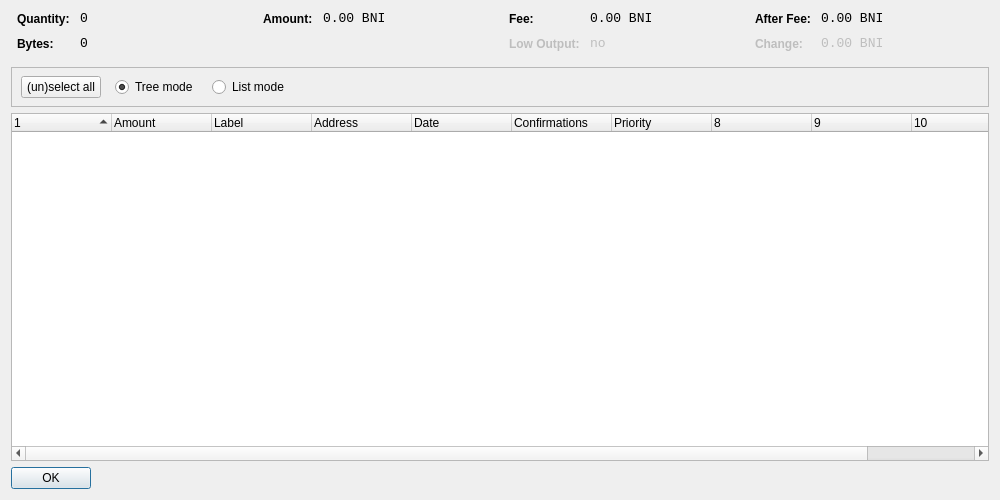
<?xml version="1.0" encoding="UTF-8"?>
<ui version="4.0">
 <class>CoinControlDialog</class>
 <widget class="QDialog" name="CoinControlDialog">
  <property name="geometry">
   <rect>
    <x>0</x>
    <y>0</y>
    <width>1000</width>
    <height>500</height>
   </rect>
  </property>
  <property name="windowTitle">
   <string>Coin Control</string>
  </property>
  <layout class="QVBoxLayout" name="verticalLayout">
   <item>
    <layout class="QHBoxLayout" name="horizontalLayoutTop" stretch="0,0,0,0">
     <property name="topMargin">
      <number>0</number>
     </property>
     <property name="bottomMargin">
      <number>10</number>
     </property>
     <item>
      <layout class="QFormLayout" name="formLayoutCoinControl1">
       <property name="horizontalSpacing">
        <number>10</number>
       </property>
       <property name="verticalSpacing">
        <number>10</number>
       </property>
       <property name="leftMargin">
        <number>6</number>
       </property>
       <property name="rightMargin">
        <number>6</number>
       </property>
       <item row="0" column="0">
        <widget class="QLabel" name="labelCoinControlQuantityText">
         <property name="styleSheet">
          <string notr="true">font-weight:bold;</string>
         </property>
         <property name="text">
          <string>Quantity:</string>
         </property>
        </widget>
       </item>
       <item row="0" column="1">
        <widget class="QLabel" name="labelCoinControlQuantity">
         <property name="font">
          <font>
           <family>Monospace</family>
           <pointsize>10</pointsize>
          </font>
         </property>
         <property name="cursor">
          <cursorShape>IBeamCursor</cursorShape>
         </property>
         <property name="contextMenuPolicy">
          <enum>Qt::ActionsContextMenu</enum>
         </property>
         <property name="text">
          <string notr="true">0</string>
         </property>
         <property name="textInteractionFlags">
          <set>Qt::LinksAccessibleByMouse|Qt::TextSelectableByKeyboard|Qt::TextSelectableByMouse</set>
         </property>
        </widget>
       </item>
       <item row="1" column="0">
        <widget class="QLabel" name="labelCoinControlBytesText">
         <property name="styleSheet">
          <string notr="true">font-weight:bold;</string>
         </property>
         <property name="text">
          <string>Bytes:</string>
         </property>
        </widget>
       </item>
       <item row="1" column="1">
        <widget class="QLabel" name="labelCoinControlBytes">
         <property name="font">
          <font>
           <family>Monospace</family>
           <pointsize>10</pointsize>
          </font>
         </property>
         <property name="cursor">
          <cursorShape>IBeamCursor</cursorShape>
         </property>
         <property name="contextMenuPolicy">
          <enum>Qt::ActionsContextMenu</enum>
         </property>
         <property name="text">
          <string notr="true">0</string>
         </property>
         <property name="textInteractionFlags">
          <set>Qt::LinksAccessibleByMouse|Qt::TextSelectableByKeyboard|Qt::TextSelectableByMouse</set>
         </property>
        </widget>
       </item>
      </layout>
     </item>
     <item>
      <layout class="QFormLayout" name="formLayoutCoinControl2">
       <property name="horizontalSpacing">
        <number>10</number>
       </property>
       <property name="verticalSpacing">
        <number>10</number>
       </property>
       <property name="leftMargin">
        <number>6</number>
       </property>
       <property name="rightMargin">
        <number>6</number>
       </property>
       <item row="0" column="0">
        <widget class="QLabel" name="labelCoinControlAmountText">
         <property name="styleSheet">
          <string notr="true">font-weight:bold;</string>
         </property>
         <property name="text">
          <string>Amount:</string>
         </property>
        </widget>
       </item>
       <item row="0" column="1">
        <widget class="QLabel" name="labelCoinControlAmount">
         <property name="font">
          <font>
           <family>Monospace</family>
           <pointsize>10</pointsize>
          </font>
         </property>
         <property name="cursor">
          <cursorShape>IBeamCursor</cursorShape>
         </property>
         <property name="contextMenuPolicy">
          <enum>Qt::ActionsContextMenu</enum>
         </property>
         <property name="text">
          <string notr="true">0.00 BNI</string>
         </property>
         <property name="textInteractionFlags">
          <set>Qt::LinksAccessibleByMouse|Qt::TextSelectableByKeyboard|Qt::TextSelectableByMouse</set>
         </property>
        </widget>
       </item>
      </layout>
     </item>
     <item>
      <layout class="QFormLayout" name="formLayoutCoinControl3">
       <property name="horizontalSpacing">
        <number>10</number>
       </property>
       <property name="verticalSpacing">
        <number>10</number>
       </property>
       <property name="leftMargin">
        <number>6</number>
       </property>
       <property name="rightMargin">
        <number>6</number>
       </property>
       <item row="0" column="0">
        <widget class="QLabel" name="labelCoinControlFeeText">
         <property name="styleSheet">
          <string notr="true">font-weight:bold;</string>
         </property>
         <property name="text">
          <string>Fee:</string>
         </property>
        </widget>
       </item>
       <item row="0" column="1">
        <widget class="QLabel" name="labelCoinControlFee">
         <property name="font">
          <font>
           <family>Monospace</family>
           <pointsize>10</pointsize>
          </font>
         </property>
         <property name="cursor">
          <cursorShape>IBeamCursor</cursorShape>
         </property>
         <property name="contextMenuPolicy">
          <enum>Qt::ActionsContextMenu</enum>
         </property>
         <property name="text">
          <string notr="true">0.00 BNI</string>
         </property>
         <property name="textInteractionFlags">
          <set>Qt::LinksAccessibleByMouse|Qt::TextSelectableByKeyboard|Qt::TextSelectableByMouse</set>
         </property>
        </widget>
       </item>
       <item row="1" column="0">
        <widget class="QLabel" name="labelCoinControlLowOutputText">
         <property name="enabled">
          <bool>false</bool>
         </property>
         <property name="styleSheet">
          <string notr="true">font-weight:bold;</string>
         </property>
         <property name="text">
          <string>Low Output:</string>
         </property>
        </widget>
       </item>
       <item row="1" column="1">
        <widget class="QLabel" name="labelCoinControlLowOutput">
         <property name="enabled">
          <bool>false</bool>
         </property>
         <property name="font">
          <font>
           <family>Monospace</family>
           <pointsize>10</pointsize>
          </font>
         </property>
         <property name="cursor">
          <cursorShape>IBeamCursor</cursorShape>
         </property>
         <property name="contextMenuPolicy">
          <enum>Qt::ActionsContextMenu</enum>
         </property>
         <property name="text">
          <string notr="true">no</string>
         </property>
         <property name="textInteractionFlags">
          <set>Qt::LinksAccessibleByMouse|Qt::TextSelectableByKeyboard|Qt::TextSelectableByMouse</set>
         </property>
        </widget>
       </item>
      </layout>
     </item>
     <item>
      <layout class="QFormLayout" name="formLayoutCoinControl4">
       <property name="horizontalSpacing">
        <number>10</number>
       </property>
       <property name="verticalSpacing">
        <number>10</number>
       </property>
       <property name="leftMargin">
        <number>6</number>
       </property>
       <property name="rightMargin">
        <number>6</number>
       </property>
       <item row="0" column="0">
        <widget class="QLabel" name="labelCoinControlAfterFeeText">
         <property name="styleSheet">
          <string notr="true">font-weight:bold;</string>
         </property>
         <property name="text">
          <string>After Fee:</string>
         </property>
        </widget>
       </item>
       <item row="0" column="1">
        <widget class="QLabel" name="labelCoinControlAfterFee">
         <property name="font">
          <font>
           <family>Monospace</family>
           <pointsize>10</pointsize>
          </font>
         </property>
         <property name="cursor">
          <cursorShape>IBeamCursor</cursorShape>
         </property>
         <property name="contextMenuPolicy">
          <enum>Qt::ActionsContextMenu</enum>
         </property>
         <property name="text">
          <string notr="true">0.00 BNI</string>
         </property>
         <property name="textInteractionFlags">
          <set>Qt::LinksAccessibleByMouse|Qt::TextSelectableByKeyboard|Qt::TextSelectableByMouse</set>
         </property>
        </widget>
       </item>
       <item row="1" column="0">
        <widget class="QLabel" name="labelCoinControlChangeText">
         <property name="enabled">
          <bool>false</bool>
         </property>
         <property name="styleSheet">
          <string notr="true">font-weight:bold;</string>
         </property>
         <property name="text">
          <string>Change:</string>
         </property>
        </widget>
       </item>
       <item row="1" column="1">
        <widget class="QLabel" name="labelCoinControlChange">
         <property name="enabled">
          <bool>false</bool>
         </property>
         <property name="font">
          <font>
           <family>Monospace</family>
           <pointsize>10</pointsize>
          </font>
         </property>
         <property name="cursor">
          <cursorShape>IBeamCursor</cursorShape>
         </property>
         <property name="contextMenuPolicy">
          <enum>Qt::ActionsContextMenu</enum>
         </property>
         <property name="text">
          <string notr="true">0.00 BNI</string>
         </property>
         <property name="textInteractionFlags">
          <set>Qt::LinksAccessibleByMouse|Qt::TextSelectableByKeyboard|Qt::TextSelectableByMouse</set>
         </property>
        </widget>
       </item>
      </layout>
     </item>
    </layout>
   </item>
   <item>
    <widget class="QFrame" name="frame">
     <property name="minimumSize">
      <size>
       <width>0</width>
       <height>40</height>
      </size>
     </property>
     <property name="frameShape">
      <enum>QFrame::StyledPanel</enum>
     </property>
     <property name="frameShadow">
      <enum>QFrame::Sunken</enum>
     </property>
     <widget class="QWidget" name="horizontalLayoutWidget">
      <property name="geometry">
       <rect>
        <x>10</x>
        <y>0</y>
        <width>781</width>
        <height>41</height>
       </rect>
      </property>
      <layout class="QHBoxLayout" name="horizontalLayoutPanel" stretch="0,0,0,0,0">
       <property name="spacing">
        <number>14</number>
       </property>
       <item>
        <widget class="QPushButton" name="pushButtonSelectAll">
         <property name="sizePolicy">
          <sizepolicy hsizetype="Maximum" vsizetype="Fixed">
           <horstretch>0</horstretch>
           <verstretch>0</verstretch>
          </sizepolicy>
         </property>
         <property name="text">
          <string>(un)select all</string>
         </property>
        </widget>
       </item>
       <item>
        <widget class="QRadioButton" name="radioTreeMode">
         <property name="sizePolicy">
          <sizepolicy hsizetype="Maximum" vsizetype="Fixed">
           <horstretch>0</horstretch>
           <verstretch>0</verstretch>
          </sizepolicy>
         </property>
         <property name="text">
          <string>Tree mode</string>
         </property>
         <property name="checked">
          <bool>true</bool>
         </property>
        </widget>
       </item>
       <item>
        <widget class="QRadioButton" name="radioListMode">
         <property name="sizePolicy">
          <sizepolicy hsizetype="Maximum" vsizetype="Fixed">
           <horstretch>0</horstretch>
           <verstretch>0</verstretch>
          </sizepolicy>
         </property>
         <property name="text">
          <string>List mode</string>
         </property>
        </widget>
       </item>
       <item>
        <spacer name="horizontalSpacer">
         <property name="orientation">
          <enum>Qt::Horizontal</enum>
         </property>
         <property name="sizeHint" stdset="0">
          <size>
           <width>40</width>
           <height>20</height>
          </size>
         </property>
        </spacer>
       </item>
      </layout>
     </widget>
    </widget>
   </item>
   <item>
    <widget class="CoinControlTreeWidget" name="treeWidget">
     <property name="contextMenuPolicy">
      <enum>Qt::CustomContextMenu</enum>
     </property>
     <property name="sortingEnabled">
      <bool>false</bool>
     </property>
     <property name="columnCount">
      <number>11</number>
     </property>
     <attribute name="headerShowSortIndicator" stdset="0">
      <bool>true</bool>
     </attribute>
     <attribute name="headerStretchLastSection">
      <bool>false</bool>
     </attribute>
     <column>
      <property name="text">
       <string/>
      </property>
     </column>
     <column>
      <property name="text">
       <string>Amount</string>
      </property>
     </column>
     <column>
      <property name="text">
       <string>Label</string>
      </property>
     </column>
     <column>
      <property name="text">
       <string>Address</string>
      </property>
     </column>
     <column>
      <property name="text">
       <string>Date</string>
      </property>
     </column>
     <column>
      <property name="text">
       <string>Confirmations</string>
      </property>
      <property name="toolTip">
       <string>Confirmed</string>
      </property>
     </column>
     <column>
      <property name="text">
       <string>Priority</string>
      </property>
     </column>
     <column>
      <property name="text">
       <string/>
      </property>
     </column>
     <column>
      <property name="text">
       <string/>
      </property>
     </column>
     <column>
      <property name="text">
       <string/>
      </property>
     </column>
     <column>
      <property name="text">
       <string/>
      </property>
     </column>
    </widget>
   </item>
   <item>
    <widget class="QDialogButtonBox" name="buttonBox">
     <property name="sizePolicy">
      <sizepolicy hsizetype="Maximum" vsizetype="Fixed">
       <horstretch>0</horstretch>
       <verstretch>0</verstretch>
      </sizepolicy>
     </property>
     <property name="orientation">
      <enum>Qt::Horizontal</enum>
     </property>
     <property name="standardButtons">
      <set>QDialogButtonBox::Ok</set>
     </property>
    </widget>
   </item>
  </layout>
 </widget>
 <customwidgets>
  <customwidget>
   <class>CoinControlTreeWidget</class>
   <extends>QTreeWidget</extends>
   <header>coincontroltreewidget.h</header>
  </customwidget>
 </customwidgets>
 <resources/>
 <connections/>
</ui>
